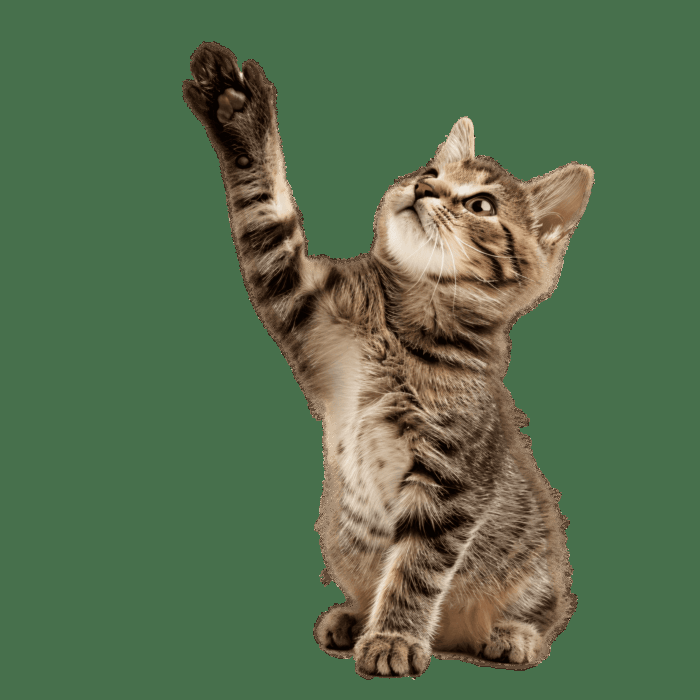
#> input picture AI/application/cat.png, 700 x 700 px, found by its file name
$ jupyter execute '강의_6기_AI개론_1차시_03_OpenCV_필터링.ipynb'   (shell and % lines are left out)
#> lines starting #> are read from the running program, lines starting #| are printed output that depends on the picture
[cell 1]
#openCV 설치

[cell 2]
import os
import numpy as np
import cv2

import matplotlib.pyplot as plt

[cell 3]
image_path = '/content/drive/MyDrive/rokey/AI/application/cat.png'

[cell 4]
image = cv2.imread(image_path)
#> image is the input picture: shape (700, 700, 3); mean B, G, R 78, 110.3, 87.2

src = cv2.cvtColor(image, cv2.COLOR_BGR2RGB)

# blur(적용할 이미지, 커널크기)
dst = cv2.blur(src, (11,11))

[cell 5]
plt.imshow(image) # 원본(BGR)

[cell 6]
plt.imshow(src) # 변경(RGB)

커널 크기에 따라 blur 효과가 달라짐
- 3*3 커널: 약간 흐림
- 5*5 커널: 중간적 흐림
- 11*11 커널: 많이 흐림

왜 이런 일이?
- 작은 커널(3*3): 주변에 9개 픽셀의 평균
 - 가까운 픽셀에만 영향을 받음
- 큰 커널(11*11): 주변에 121개 픽셀의 평균
 - 먼 곳의 픽셀에도 영향을 받음

blur 왜 쓰나?
- 노이즈 제거
- 오래된 사진 복원 시 사용(노이즈가 많음)
- background 블러 처리(디텍션에 방해)
- 블러로 이미지 노이즈 제거(전처리)해서 그 데이터로 학습!! 그래서 중요하다.

##### 커널 크기 규칙

- 홀수만 사용합니다(중앙값 필요하니까)
- 실제 사용: (3,3), (5,5), (7,7), (11,11)

- 왜 홀수인가요?
 - 짝수면 정중앙값이 없어지니까
 - 중앙값이 명확 >> 중앙값을 알면 타겟을 정할 수 있고, 연산이 편해짐(ex. padding)

[cell 7]
dst = cv2.blur(src, (3,3))  # 3x3 : 홀수이어야 중앙값이 생겨서?
plt.imshow(dst) # 3x3 커널로 블러

[cell 8]
dst = cv2.blur(src, (11,11))
plt.imshow(dst) # 11x11 커널로 블러

[cell 9]
# GaussianBlur() : 가우시안 >> 정규화
# ksize = 커널 사이즈, sigmaX = 표준편차
# sigmaX = 0 >> 0이면 openCV가 잘 계산
# opencv의 가우시안 블러에서 sigmaX=0은 0을 시그마에 대입하겠다는 의미가 아니라
# 자동으로 유효한 값을 표준편차로 넣겠다 라는 뜻이라네요
dst = cv2.GaussianBlur(src, ksize=(3,3), sigmaX=0)
plt.imshow(dst)

[cell 10]
# medianBlur()

dst = cv2.medianBlur(src, 3)
plt.imshow(dst)

[cell 11]
픽셀값 = [10, 20, 30, 200, 40]

print(f'평균:{np.mean(픽셀값)}') # 60
print(f'중앙값(=중위값):{np.median(픽셀값)}') #30.0

print('중위값이 평균보다 값을 더 잘 표현한다.')

#### blur VS GaussianBlur
1. blur() : 모든 픽셀에 대해 동일한 가중치 부여 / 간단하게 알아볼 때, 가벼움
2. GaussianBlur() : 중앙 픽셀에 더 큰 가중치 부여 / 가장 많이 쓰임, 조금 무거움
3. medianBlur(): median(중위수, 중앙값) 사용(평균이 아니고) >> 평균의 가장 큰 문제(이상치 반영) 해결 / 점 잡음 제거 효과적, 엣지 보존

#### 가우시안 분포
중앙에 값이 많음

침식(erosion), 팽창(dilate), 열기(opening), 닫기(closing)

강의_6기_AI개론_1차시_03_OpenCV 필터링.ipynb

[cell 12]
image_path = '/content/drive/MyDrive/rokey/AI/application/salt.jpg'
# image_path = '/content/drive/MyDrive/rokey/AI/application/salt_black_white.png'

[cell 13]
src = cv2.imread(image_path)
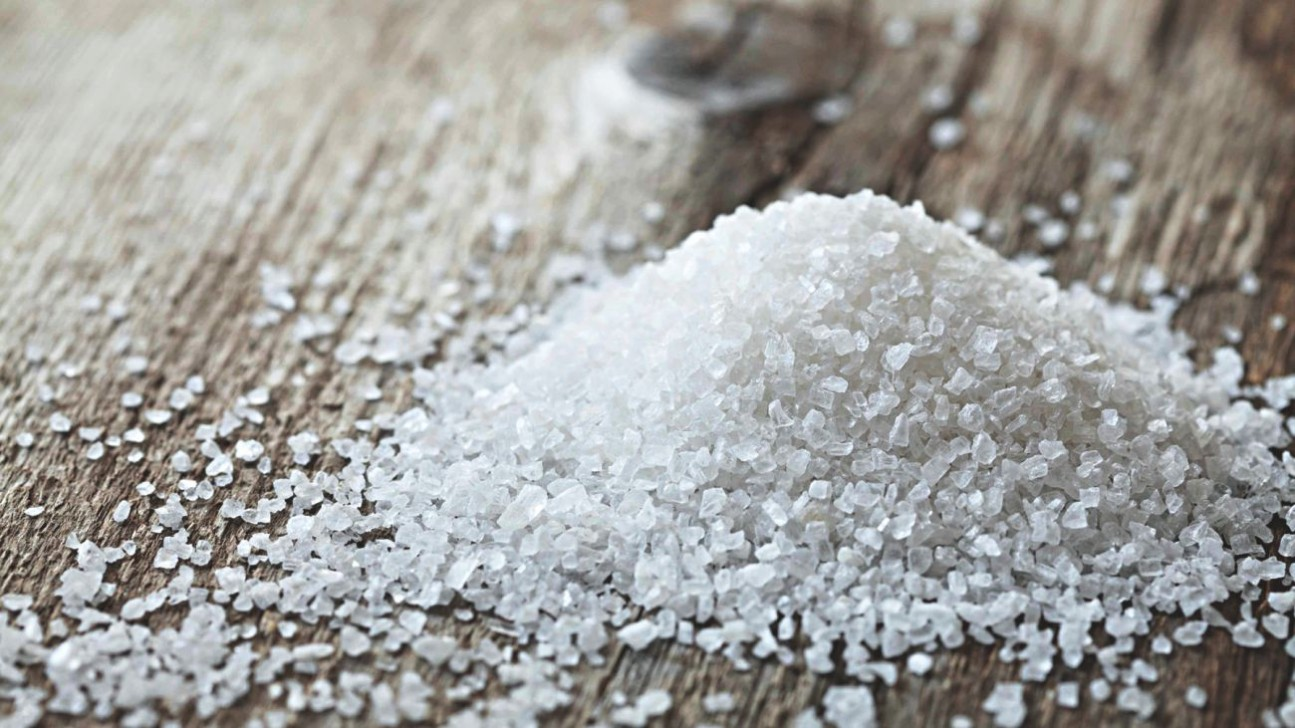
#> input picture AI/application/salt.jpg, 1295 x 728 px, found by its file name
#> src is the input picture: shape (728, 1295, 3); mean B, G, R 158.1, 160.6, 160.7
plt.imshow(src)

[cell 14]
cv2.threshold(src, 127, 255, cv2.THRESH_BINARY)

[cell 15]
#1. 이진화(Binary) - 0, 1 => 흑백 / 임계값(기준값)을 넘으면 255, 모자라면 0
#cv2.threshold(적용할 이미지, 임계값(기준), 기준을 넘으면? : 255로 만들어, 옵션)

result, binary_image = cv2.threshold(src, 127, 255, cv2.THRESH_BINARY)
# 127 : 임계값(기준), 255:임계값 넘는 픽셀을 255(white)로 만들어
# cv2.THRES_BINARY : 이진화 방식 채택
plt.imshow(binary_image) # plt의 colormap이 적용돼서 파란색 나옴

[cell 16]
plt.imshow(cv2.cvtColor(binary_image, cv2.COLOR_BGR2RGB), cmap='gray')

[cell 17]
# 커널 만들기
# np.empty(사이즈), np.zeros(사이즈)
# >> 사이즈 크기만큼 비어있는 객체 생성 / 사이즈 크기만큼 0으로 채워진 객체 생성

kernel = np.ones((3,3), np.uint8)
kernel

#### 팽창, 침식 적용
- erosion 침식
  - 흰색 영역(255)의 외곽을 깎아내는 연산
  - 커널이 완전히 흰색을 포함하는 영역만 유지, 나머지는 검정(0)으로 바꿔
  - 객체가 작아져요(외곽이 깎였으니까), 작은 노이즈 제거(작은 점 형태 흰색 잡음 제거)

 - dialtion 확대(팽창)
   - 흰색 영역(255) 넓혀줘요
   - 커널이 1개라도 흰색 만나면 중심 픽셀을 흰색으로 확장
   - 객체가 커져요(빈 공간 채워주니까), 끊긴 선 연결(문자, 윤곽선 연결), 구멍 채워줘요

  erosion : 완벽하게 흰색인 곳만 살리기 = 애매하게 흰색인 곳은 버림

dilate: 흰색이 조금만 있어도 살리기 = 흰색이 아예 없는 곳만 버림

실무 Tip
1. Binary (0-255)
2. erosion(침식, 줄어들고 잡음 제거/잡음 많은 경우) 또는 dailtion(커짐, 끊김 영역 연결) (data에 따라)

- 일반적으로 외부 노이즈가 문제면 opening 사용
- 내부 구멍이 문제면 closing 사용
- 둘 다 문제면 opening 사용 후, closing

[cell 18]
image_path = '/content/drive/MyDrive/rokey/AI/application/salt.jpg'
# image_path = '/content/drive/MyDrive/rokey/AI/application/salt_black_white.png'

[cell 19]
src = cv2.imread(image_path)
plt.imshow(src)

[cell 20]
# 팽창, 침식 적용
# erosion 침식
# >> 흰색 영역(255)의 외곽을 깎아내는 연산
# >> 커널이 완전히 흰색을 포함하는 영역만 유지, 나머지는 검정(0)으로 바꿔
# >> 잡음 제거, 객체 작아짐
erode_image = cv2.erode(binary_image, kernel, iterations=1)
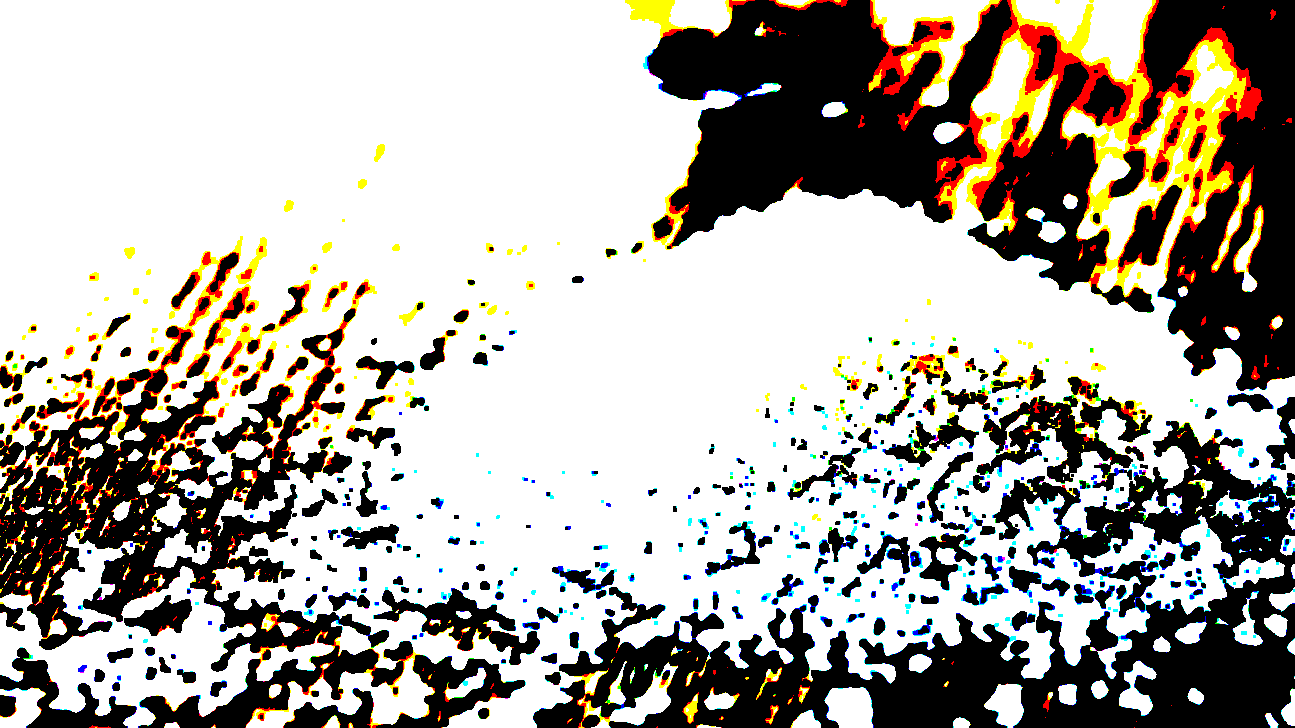
#> erode_image: shape (728, 1295, 3); mean B, G, R 163.6, 171, 175.4
dilate_image = cv2.dilate(binary_image, kernel, iterations=1)
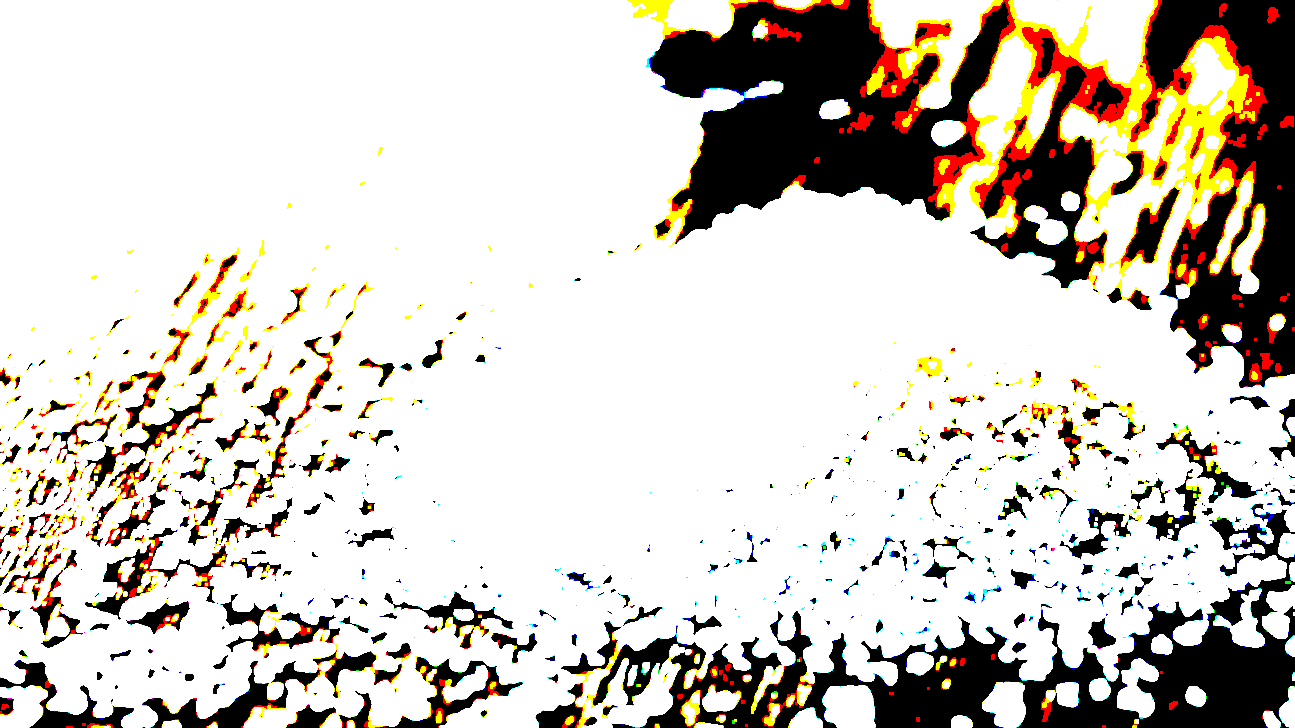
#> dilate_image: shape (728, 1295, 3); mean B, G, R 194.2, 202.2, 208.2

fig, axes = plt.subplots(1,3, figsize=(9,3))
axes[0].imshow(binary_image)
axes[0].set_title('original')
axes[1].imshow(erode_image)
axes[1].set_title('erode')
axes[2].imshow(dilate_image)
axes[2].set_title('dilate')
#> figure, not shown here; B, G, R data is drawn as R, G, B

- opening = erosion >> dilation
  - noise 제거 후, 모형 유지(노이즈 제거한 구멍 채우기)
- closing = dilation >> erosion
  - 끊긴 윤곽선 연결

[cell 21]
# 이진화(binary) : 0 or 1 (흑백)
# 임계값(기준) 넘으면 255, 모자라면 0
# cv2.threshold(적용할 이미지, 임계값(기준), 기준을 넘으면? 255로 만들어)

result, binary_image = cv2.threshold(src, 127, 255, cv2.THRESH_BINARY)
# plt.imshow(binary_image)

# 커널 만들기
kernel = np.ones((3,3), np.uint8)

# 열기, 닫기
opening = cv2.morphologyEx(binary_image, cv2.MORPH_OPEN, kernel)
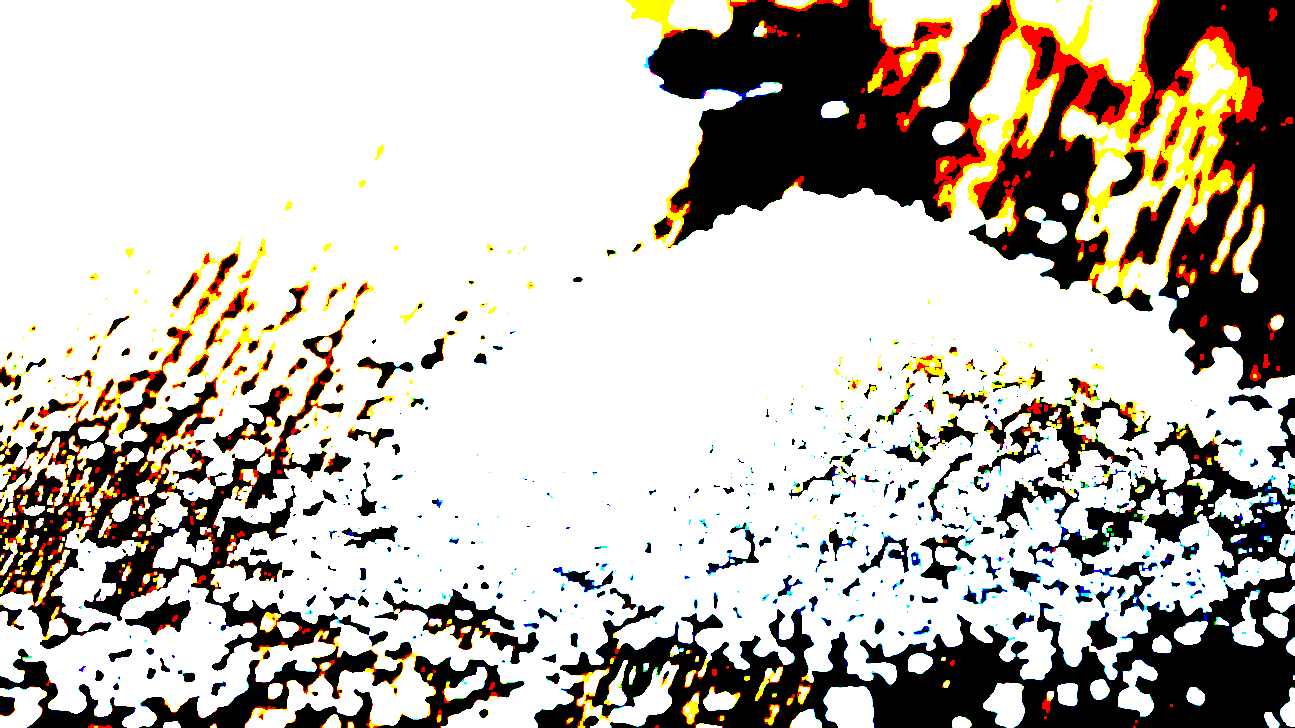
#> opening: shape (728, 1295, 3); mean B, G, R 177.6, 185.5, 190.9
closing = cv2.morphologyEx(binary_image, cv2.MORPH_CLOSE, kernel)
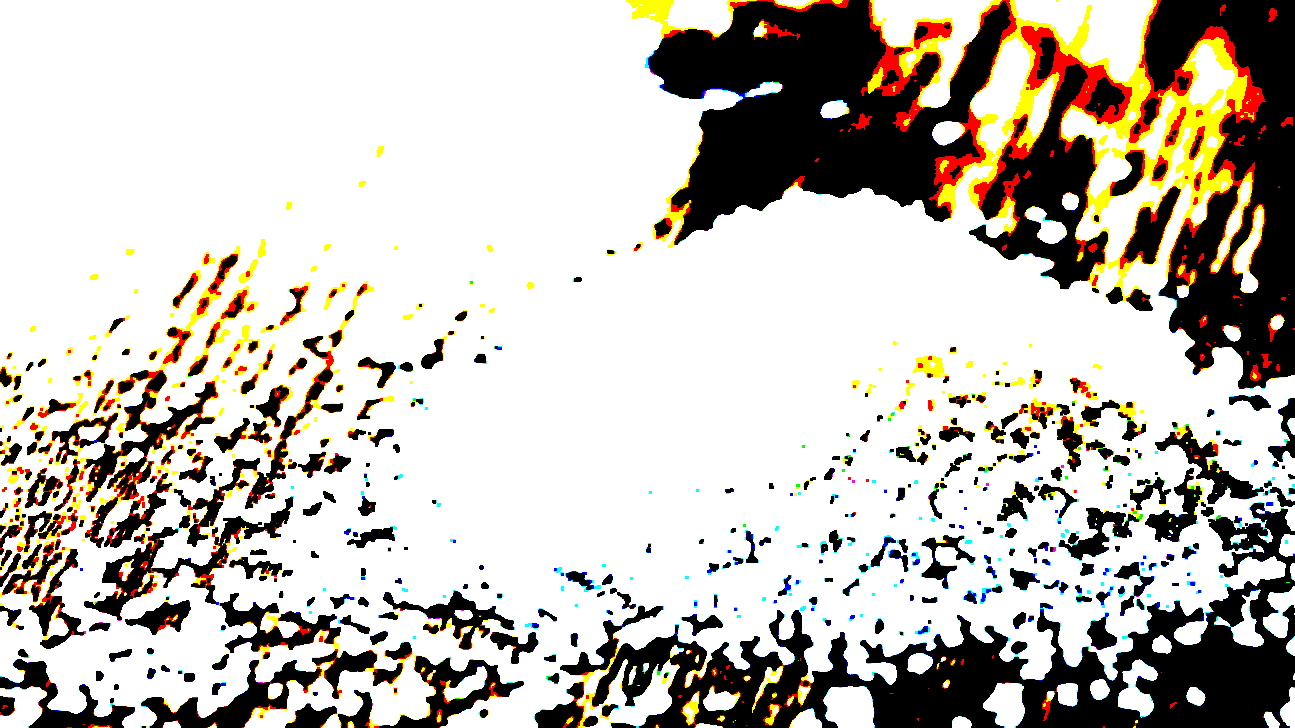
#> closing: shape (728, 1295, 3); mean B, G, R 181.4, 189.7, 195.4

fig, axes = plt.subplots(1, 3, figsize=(9,3))

axes[0].imshow(opening)
axes[0].set_title('open') # opening이 제일 많이 쓰인다
axes[1].imshow(binary_image)
axes[1].set_title('original')
axes[2].imshow(closing)
axes[2].set_title('close')
#> figure, not shown here; B, G, R data is drawn as R, G, B
